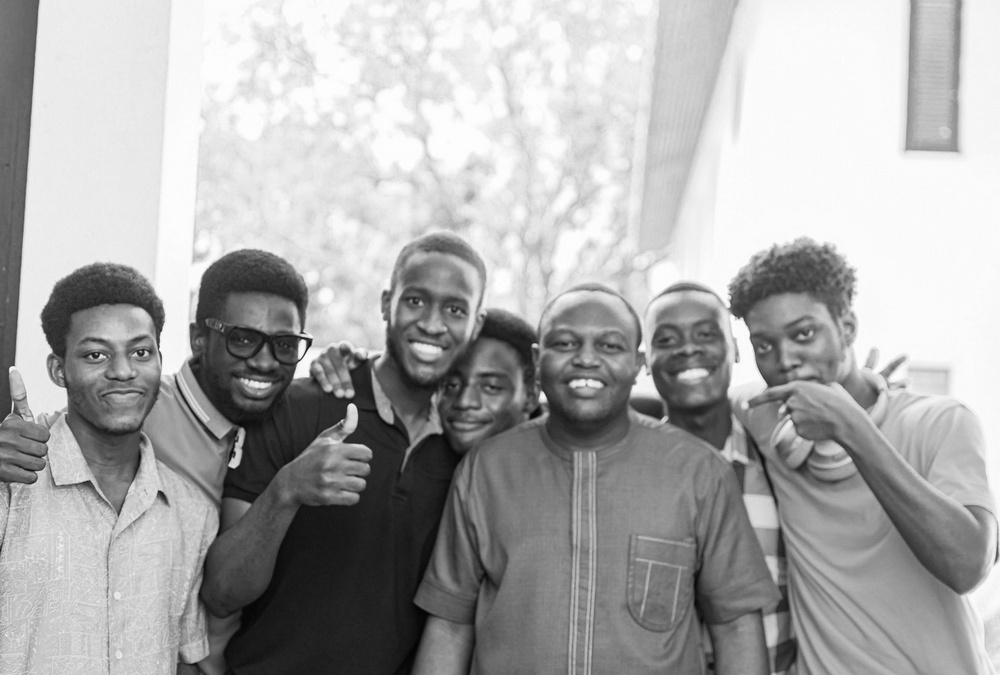
#> input picture Resources/OriginalImage.jpg, 1000 x 675 px, shrunk from 1600 x 1080 before the run
$ python QuantizationBinning32.py
#> lines starting #> are read from the running program, lines starting #| are printed output that depends on the picture
import cv2
import numpy as np

# Read the original grayscale image
image = cv2.imread('./Resources/OriginalImage.jpg', cv2.IMREAD_GRAYSCALE)
#> image is the input picture: shape (675, 1000); min 3, max 255, mean 170.1

# Define the quantization levels
quantization_levels = np.arange(0, 256, 32)  # Grouping values every 32 units

# Apply quantization
quantized_image = np.digitize(image, quantization_levels) * 32 - 16  # Adjusting to mid-point of each bin
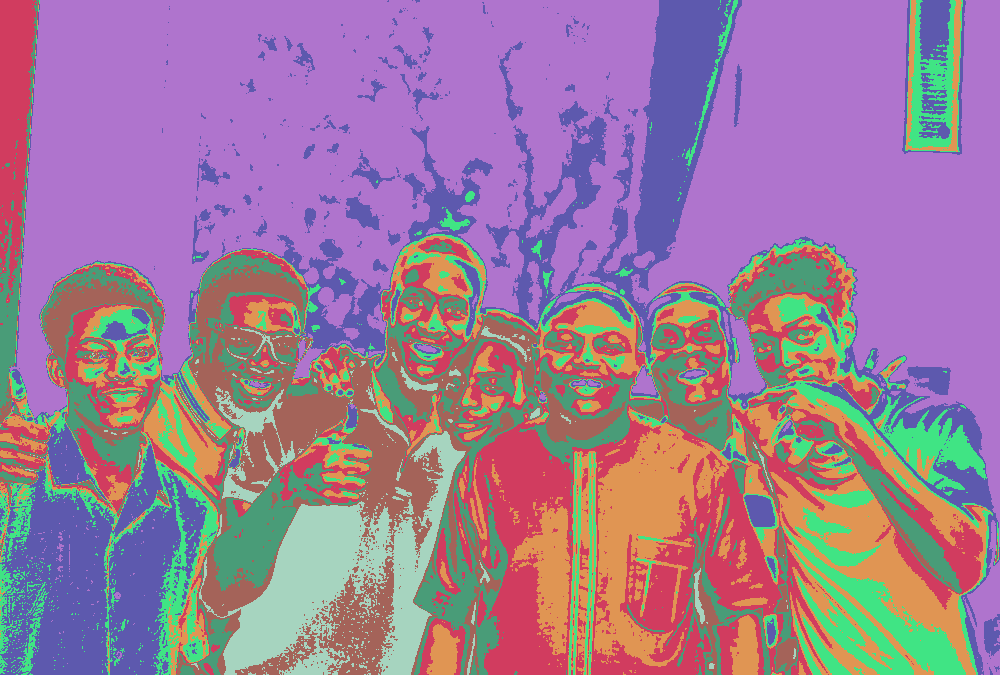
#> quantized_image: shape (675, 1000) int64; 8 distinct labels, from 16 to 240; one colour per label, 0 black

# Save the quantized image
cv2.imwrite('./Resources/QuantizedImage32.jpg', quantized_image)

print("Quantized image saved as QuantizedImage.jpg")
